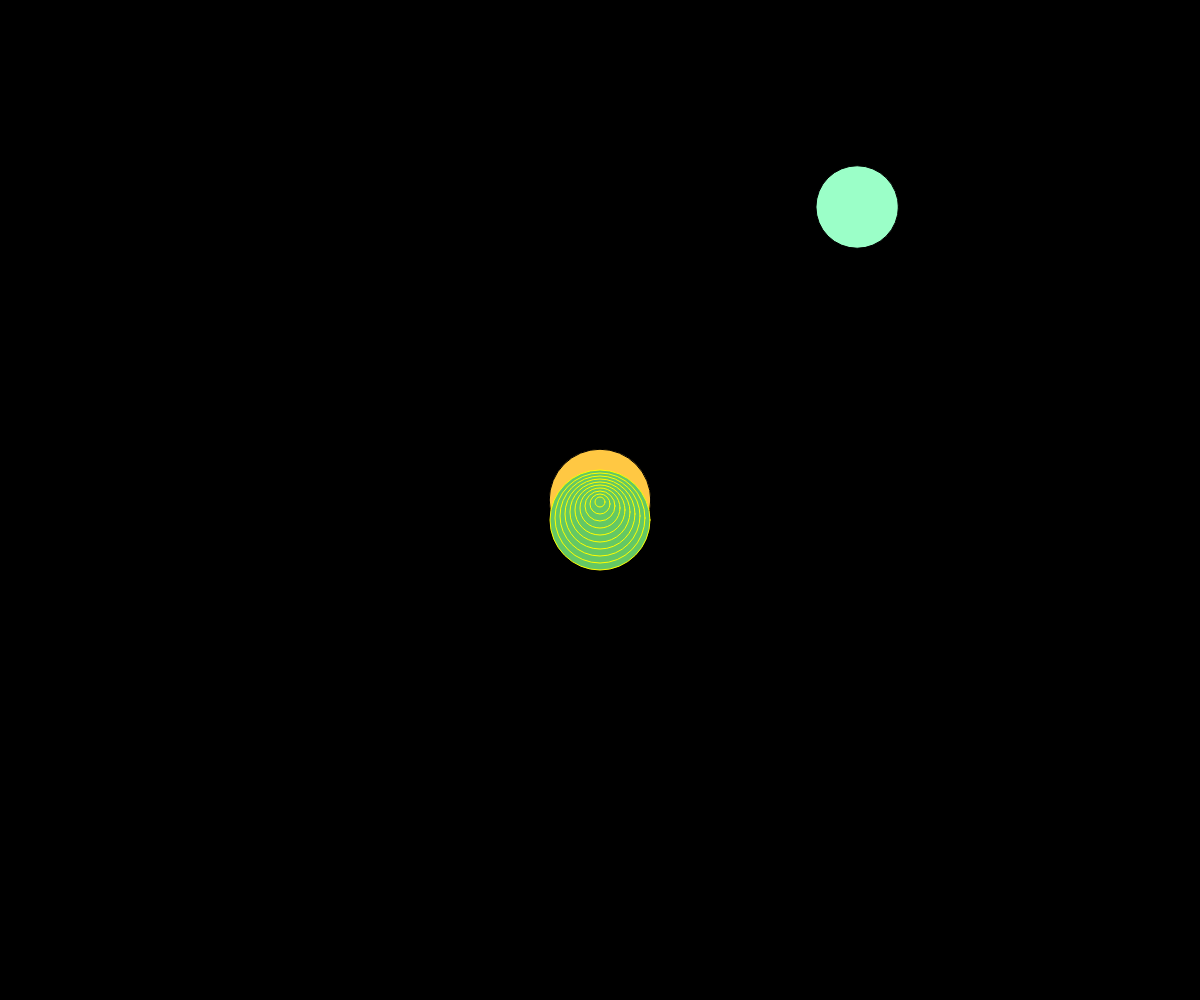
Frame 1 (no input)
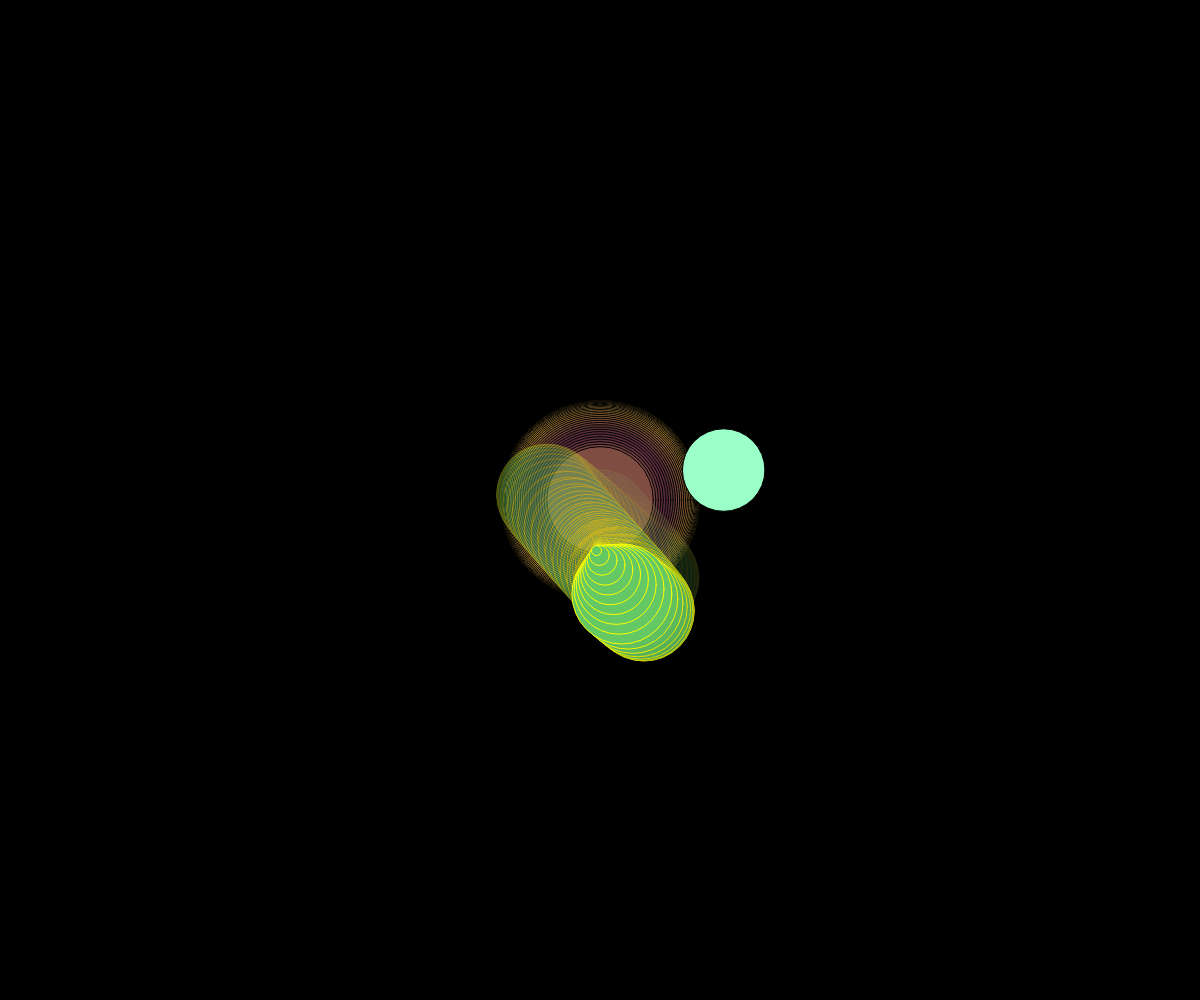
Frame 60 (no input)
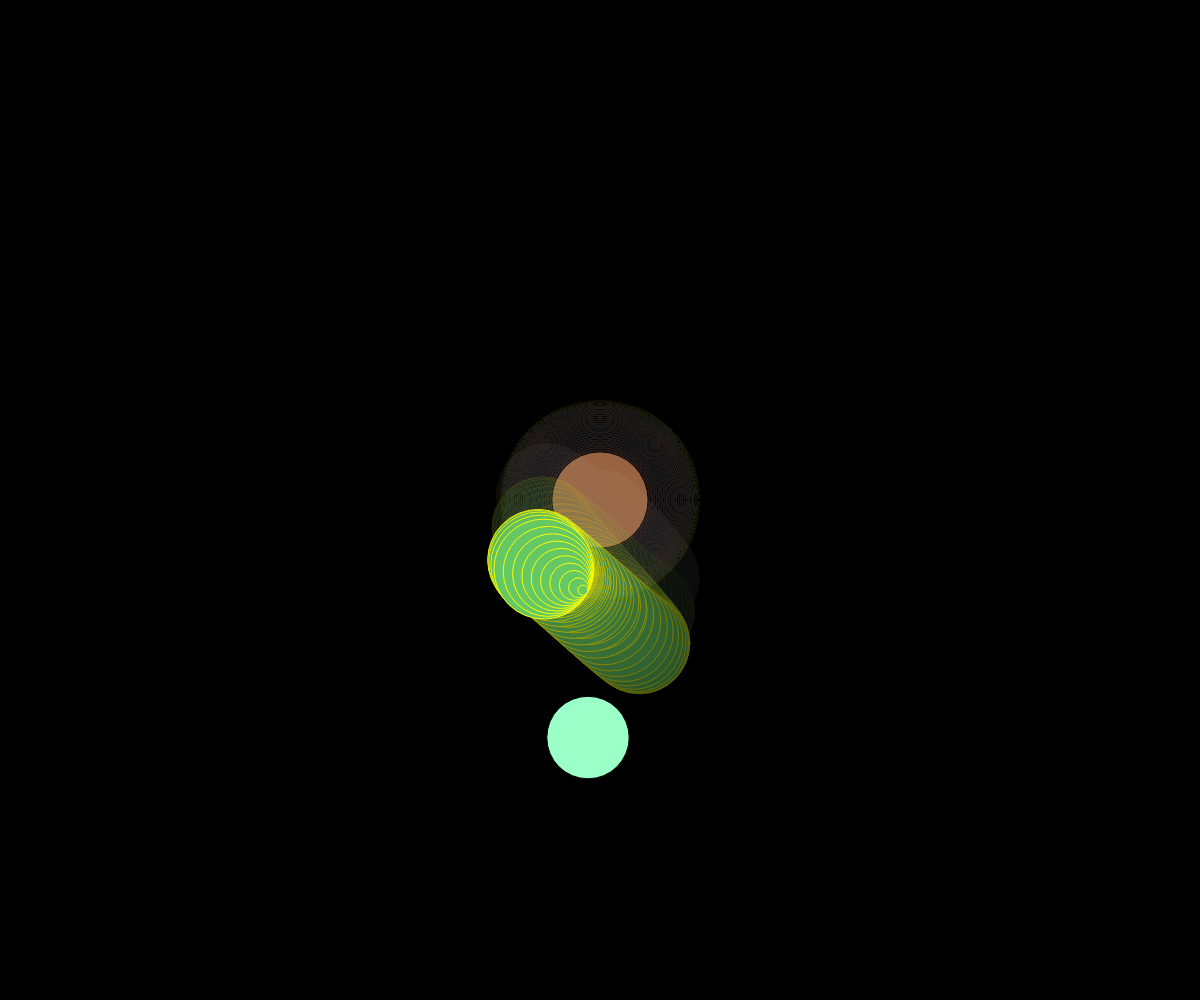
Frame 120 (the mouse pressed at the canvas centre since frame 60)

The p5.js sketch that drew these frames (run headless with seeded random() and noise() and a simulated clock; from frame 60 on, the mouse is pressed at the canvas centre):

// p5.js sketch
// ── sketch.js
let x, y, d, xDir, yDir, speed, r, g, b;

let px, py, pd, angle, angle2, angleSpeed, angleSpeed2, pr, pg, pb;

let sx, sy, sd, sxDir, syDir, sAngle, sAngleSpeed;
let sr, sg, sb;

let trailLayer;
let stackLayer;

function setup() {
  createCanvas(windowWidth, windowHeight);

  angleMode(DEGREES);

  trailLayer = createGraphics(width, height);
  trailLayer.angleMode(DEGREES);

  stackLayer = createGraphics(width, height);

  x = random(width);
  y = random(height);
  d = random(30, 100);

  xDir = random(-2, 2);
  yDir = random(-2, 2);

  speed = random(1, 10);

  r = 155;
  g = 255;
  b = 200;

  px = width / 2;
  py = height / 2;

  pd = 100;

  angle = 0;
  angle2 = 90;

  angleSpeed = 3;
  angleSpeed2 = 10;

  pr = random(0, 255);
  pg = random(0, 255);
  pb = random(0, 255);

  sr = 100;
  sg = 200;
  sb = 100;

  sx = width / 2;
  sy = height / 2;

  sd = 10;

  sxDir = random(-2, 2);
  syDir = random(-2, 2);

  sAngle = 0;
  sAngleSpeed = random(3, 10);
}

function draw() {
  background(0);

  pd = mapSin(angle, 3, 200);

  pr = mapSin(angle2, 100, 255);
  pg = mapSin(angle2, 50, 200);

  trailLayer.background(0, 5);
  trailLayer.fill(pr, pg, pb);
  trailLayer.circle(px, py, pd);
  image(trailLayer, 0, 0);

  angle += angleSpeed;
  angle2 += angleSpeed2;

  stackLayer.erase(10, 0);
  stackLayer.rect(0, 0, width, height);
  stackLayer.noErase();

  displayStack();
  updateStack();
  KeepStackInCanvas();
  image(stackLayer, 0, 0);

  fill(r, g, b);
  circle(x, y, d);

  x += xDir * speed;
  y += yDir * speed;

  KeepInCanvas();
}

function KeepInCanvas() {
  if ((x > width) || (x < 0)) {
    xDir = -xDir; // changes direction
    randomColor();
  }
  if ((y > height) || (y < 0)) {
    yDir = -yDir; // changes direction
    randomColor();
  }
}

function randomColor() {
  r = random(0, 255);
  g = random(0, 255);
  b = random(0, 255);
}

/// myfunctions

function displayStack() {

  for (let i = 10; i > 0; i--) {

    let offSetX = mapSin(sAngle, -5, 5);
    let offSetY = mapSin(sAngle, -3, 7);
    stackLayer.stroke('yellow');
    stackLayer.fill(sr, sg, sb);
    stackLayer.circle(sx + offSetX * i, sy + offSetY * i, sd * i);

  }

}

function KeepStackInCanvas() {

  if ((sx > width) || (sx < 0)) {

    sxDir = -sxDir;

  }
  if ((sy > height) || (sy < 0)) {

    syDir = -syDir;

  }

}

function updateStack() {

  sx += sxDir;
  sy += syDir;

  sAngle += sAngleSpeed;

}

//Return function

function mapSin(angle, minVal, maxVal) {
  let sinMap;

  sinMap = map(sin(angle), -1, 1, minVal, maxVal);

  return sinMap;
}
